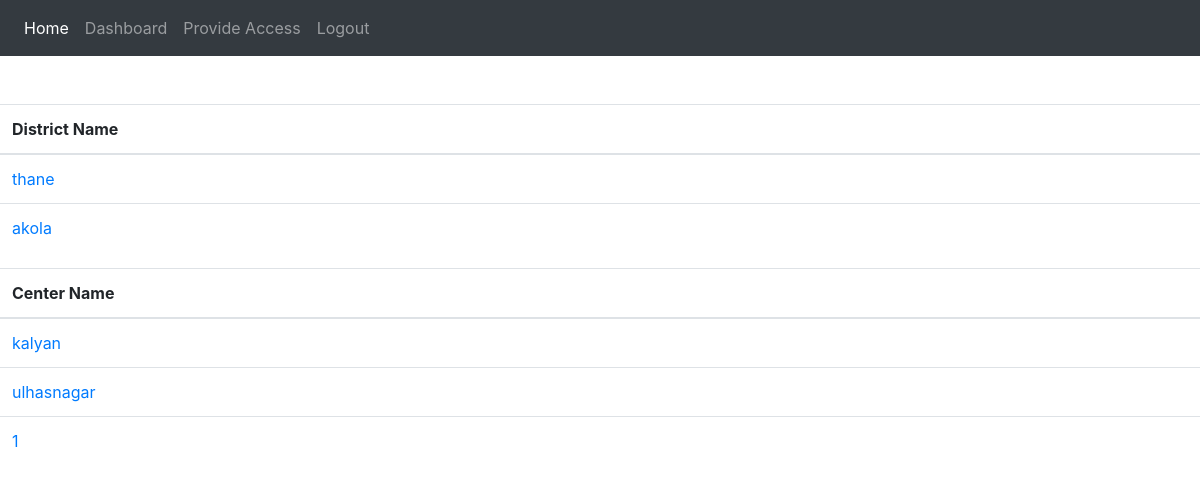
The app's page /dashboard/ (signed in), older data.
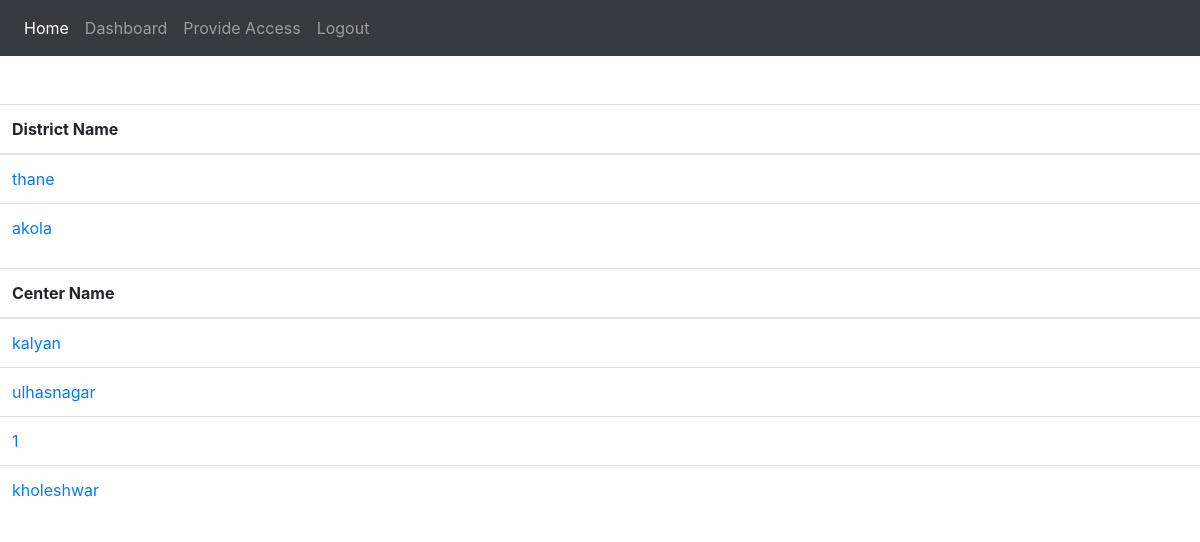
The same page, newer data.
### vaccine_app/models.py (models this page shows, shortened)
class Center(models.Model):
    centerPrimaryKey = models.AutoField(primary_key=True)
    centerId = models.UUIDField(default=uuid.uuid4, editable=False, unique=True)
    district = models.ForeignKey(District, on_delete=models.CASCADE, related_name="Center")
    name = models.CharField(max_length=255, unique=True)

### vaccine_app/views.py (the view)
# urls.py: path('dashboard/',views.dashboard,name='dashboard'),
@login_required(login_url="login_gen")
def dashboard(request):
    user=request.user
    center_access=AccessControlListCenter.objects.filter(person=user)
    if not user.is_districtadmin and center_access.count()==1:
        return redirect('/dashboard/center/'+center_access[0].center.name)
    if user.is_districtadmin:
        district_access=AccessControlListDistrict.objects.filter(person=user)
        center_name=[]
        district_name=[]
        for district in district_access:
            district_name.append(district.district.name)
            center_objs=Center.objects.filter(district=district.district)
            for center in center_objs:
                center_name.append(center.name)
        return render(request,'dashboard.html',{'centers':center_name,'districts':district_name})
    elif request.user.is_centeradmin and not user.is_districtadmin:
        center_name=[]
        district_name=[]
        for center in center_access:
            center_name.append(center.center.name)
        return render(request,'dashboard.html',{'centers':center_name,'districts':district_name})
    else :
        return redirect('login_gen')

### templates/dashboard.html
{% extends 'base.html' %}
{% block content %}
<br><br>
<table class="table">
  <thead>
    <tr>
      <th scope="col">District Name</th>
    </tr>
  </thead>
  <tbody>
  {% if districts %}
      {% for district in districts %}
          <tr>
            {% url 'district_dash' district as district_url%}
            <td><a href="{{district_url}}">{{district}}</a></td>
          </tr>
      {% endfor %}
  {% endif %}
  </tbody>
</table>
<table class="table">
    <thead>
      <tr>
        <th scope="col">Center Name</th>
      </tr>
    </thead>
    <tbody>
      {% if centers %}
          {% for center in centers %}
              <tr>
                {% url 'center_dash' center as center_url%}
                <td><a href="{{center_url}}">{{center}}</a></td>
              </tr>
          {% endfor %}
      {% endif %}
    </tbody>
  </table>
{% endblock content %}

Row changes from the older to the newer data that the page shows:
added Center: centers "kholeshwar"
